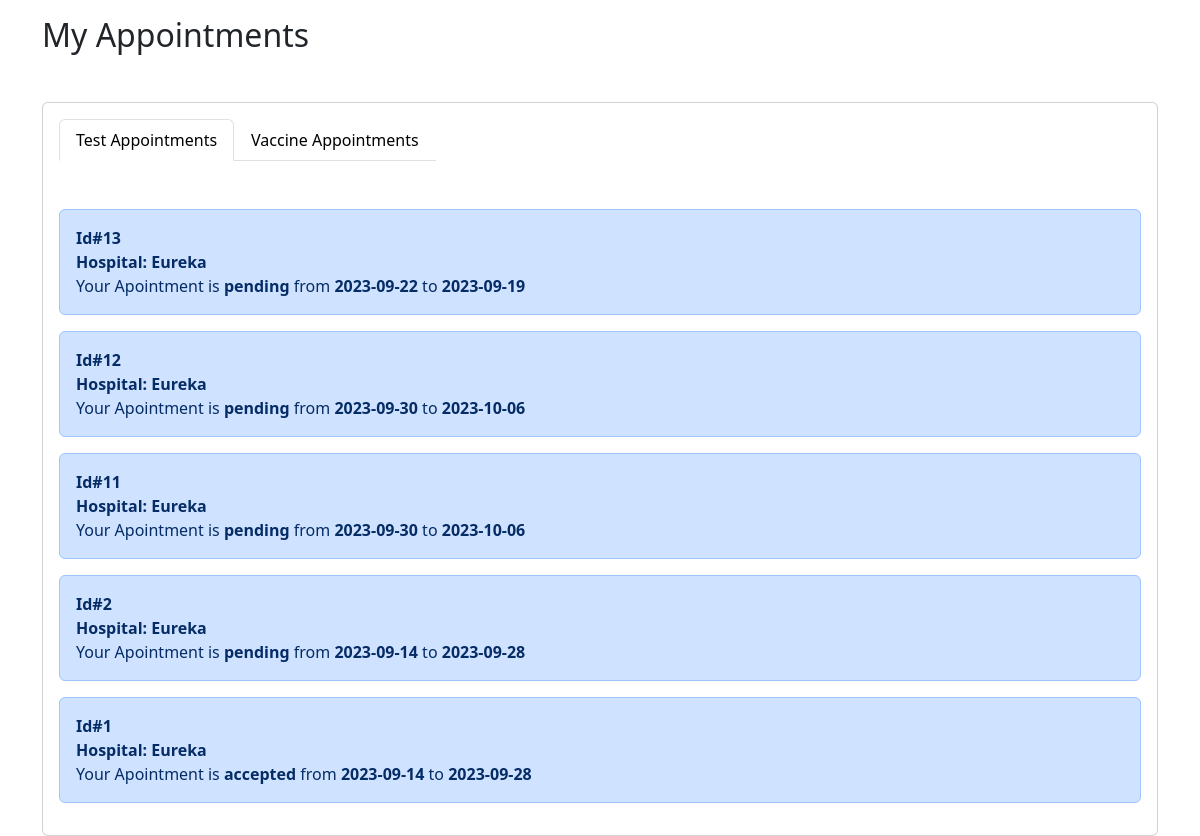
Before: /user/myAppointment.php (signed in) with the older database file.
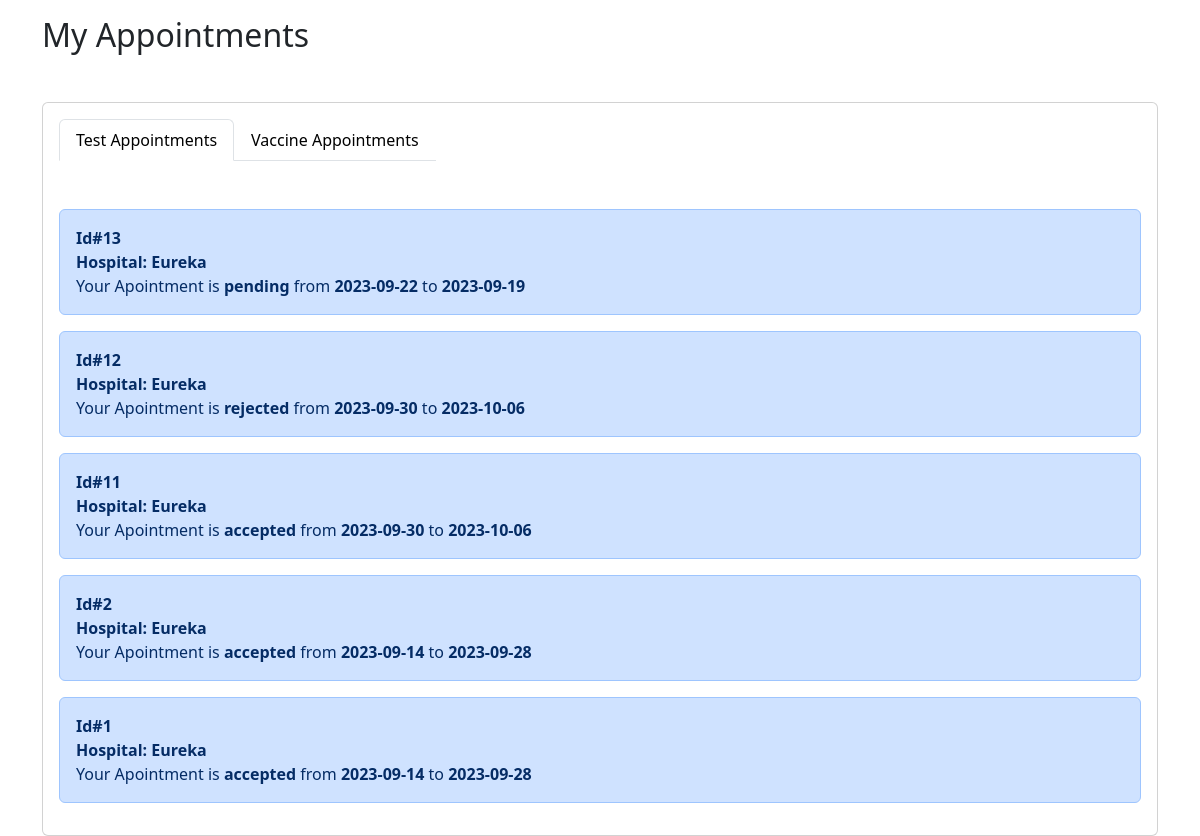
After: the same page with the newer database file.
### tables this page shows
CREATE TABLE `test_request` (
  `id` bigint(20) NOT NULL,
  `name` varchar(30) DEFAULT NULL,
  `email` varchar(30) DEFAULT NULL,
  `age` varchar(100) DEFAULT NULL,
  `home_address` varchar(100) DEFAULT NULL,
  `blood_group` varchar(50) DEFAULT NULL,
  `vaccine` varchar(50) DEFAULT '',
  `availabity_from` date DEFAULT NULL,
  `availabity_to` date DEFAULT NULL,
  `isapprove` varchar(50) NOT NULL,
  `message` varchar(400) NOT NULL,
  `type` varchar(20) NOT NULL,
  `hospital_id` bigint(20) DEFAULT NULL,
  `user_id` bigint(20) DEFAULT NULL
);

CREATE TABLE `hospital` (
  `id` bigint(20) NOT NULL,
  `name` varchar(200) DEFAULT NULL,
  `address` varchar(200) DEFAULT NULL,
  `country` varchar(30) DEFAULT NULL,
  `email` varchar(100) DEFAULT NULL,
  `password` varchar(100) DEFAULT NULL,
  `isapprove` varchar(50) DEFAULT NULL,
  `isactive` int(11) DEFAULT NULL,
  `create_at` datetime DEFAULT current_timestamp()
);

### user/myAppointment.php (the view, shortened to what this page needs)
<!DOCTYPE html>
<html lang="en">
<head>
    <?php
    include('connection.php');
    ?>
    <link href="https://cdn.jsdelivr.net/npm/bootstrap@5.3.1/dist/css/bootstrap.min.css" rel="stylesheet">
    <link rel="stylesheet" href="https://cdn.jsdelivr.net/npm/bootstrap-icons@1.10.5/font/bootstrap-icons.css">
    <link href="https://cdnjs.cloudflare.com/ajax/libs/toastr.js/2.0.1/css/toastr.css" rel="stylesheet" />
</head>
<body>
    <?php
    if (isset($_SESSION['f_name'])) {
        $getUser = $_SESSION['f_name'];
        $userQuery = "SELECT * FROM users WHERE email_phone = '$getUser'";
        $resUserQuery = mysqli_query($conn, $userQuery);
        $userData = mysqli_fetch_assoc($resUserQuery);
        $userId = $userData['id'];
    } else {
        echo '<script type="text/javascript">window.location.href = "auth.php";</script>';
    }
    ?>
    <div class="content container">
        <div class="pt-3">
            <h3 class="h2 mb-0 text-capitalize d-flex align-items-center gap-2">
                My Appointments
            </h3>
        </div>
        <div class="row mt-5">
            <div class="col-md-12">
                <div class="card">
                    <div class="card-body">
                        <div class="d-flex justify-content-between">
                            <ul class="nav nav-tabs" id="myTab" role="tablist">
                                <li class="nav-item" role="presentation">
                                    <button class="nav-link text-black active" id="username-tab" data-bs-toggle="tab" data-bs-target="#username" type="button" role="tab" aria-controls="username" aria-selected="true">Test Appointments</button>
                                </li>
                                <li class="nav-item" role="presentation">
                                    <button class="nav-link text-black" id="password-tab" data-bs-toggle="tab" data-bs-target="#passwordTab" type="button" role="tab" aria-controls="passwordTab" aria-selected="false">Vaccine Appointments</button>
                                </li>
                            </ul>
                        </div>
                        <div class="tab-content">
                            <div class="tab-pane active" id="username" role="tabpanel" aria-labelledby="username-tab" tabindex="0">
                                <div class="mt-5">
                                    <?php
                                    $testQuery = "SELECT test_request.*, hospital.name AS hospital_name
                                   FROM `test_request`
                                   INNER JOIN hospital ON test_request.hospital_id = hospital.id
                                   WHERE user_id = '$userId' AND type= 'test' ORDER BY id DESC" ;
                                    $res = mysqli_query($conn, $testQuery);
                                    if (mysqli_num_rows($res) != 0) {
                                        while ($data = mysqli_fetch_assoc($res)) {
                                            echo '
                                            <div class="alert alert-primary" role="alert">
                                                <span class="fw-bold"> Id#' . $data['id'] . '</span><br>
                                                <span class="fw-bold text-center"> Hospital:' . " " . $data['hospital_name'] . '</span>
                                                <div>Your Apointment is <span class="fw-bold">' . $data['isapprove'] . '</span> from <span class="fw-bold">' . $data['availabity_from'] . '</span> to <span class="fw-bold">' . $data['availabity_to'] . '</span></div>
                                            </div>
                                            ';
                                        }
                                    }else{
                                        echo'
                                        <h4 class="text-center">No Test Appointment</h4>
                                        ';
                                    }
                                    ?>
                                </div>
                            </div>
                        </div>
                    </div>
                </div>
            </div>
        </div>
    </div>
</body>
</html>

Changed rows visible on the page:
changed test_request id 12: isapprove "pending" → "rejected"
changed test_request id 11: isapprove "pending" → "accepted"
changed test_request id 2: isapprove "pending" → "accepted"
